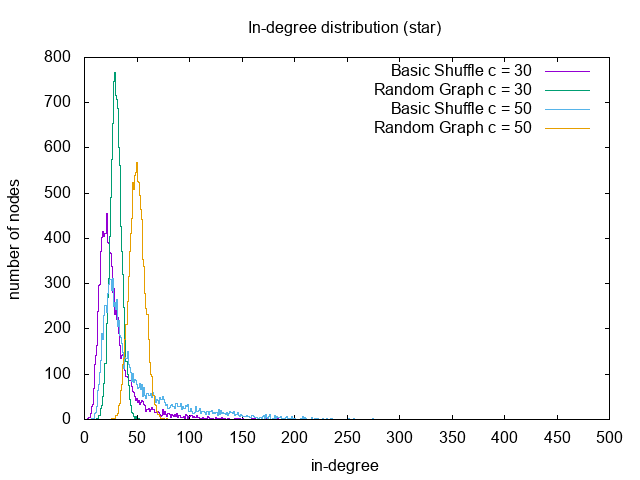

gnuplot code for this plot:
set terminal png enhanced
set output 'plotInDegree-star.png'

set title "In-degree distribution (star)"
set xlabel "in-degree"
set ylabel "number of nodes"
set key right top
plot "star/id30.txt" title 'Basic Shuffle c = 30' with histeps, \
	"random/idRandom30.txt" title 'Random Graph c = 30' with histeps, \
	"star/id50.txt" title 'Basic Shuffle c = 50' with histeps, \
	"random/idRandom50.txt" title 'Random Graph c = 50' with histeps
	